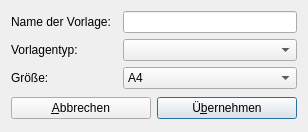
<?xml version="1.0" encoding="UTF-8"?>
<ui version="4.0">
 <class>DlgDocEditNew</class>
 <widget class="QDialog" name="DlgDocEditNew">
  <property name="geometry">
   <rect>
    <x>0</x>
    <y>0</y>
    <width>308</width>
    <height>132</height>
   </rect>
  </property>
  <property name="windowTitle">
   <string>Neue Vorlage</string>
  </property>
  <property name="windowIcon">
   <iconset resource="docedit.qrc">
    <normaloff>:/docedit/images/favicon.png</normaloff>:/docedit/images/favicon.png</iconset>
  </property>
  <layout class="QGridLayout" name="gridLayout">
   <item row="2" column="0">
    <widget class="QLabel" name="label">
     <property name="text">
      <string>Vorlagentyp:</string>
     </property>
    </widget>
   </item>
   <item row="2" column="2">
    <widget class="QComboBox" name="cbDocType"/>
   </item>
   <item row="3" column="0">
    <widget class="QLabel" name="label_2">
     <property name="text">
      <string>Größe:</string>
     </property>
    </widget>
   </item>
   <item row="3" column="2">
    <widget class="QComboBox" name="cbPageSize">
     <item>
      <property name="text">
       <string>A4</string>
      </property>
     </item>
     <item>
      <property name="text">
       <string>A4 Quer</string>
      </property>
     </item>
     <item>
      <property name="text">
       <string>A6</string>
      </property>
     </item>
     <item>
      <property name="text">
       <string>Karteikarte</string>
      </property>
     </item>
    </widget>
   </item>
   <item row="0" column="0">
    <widget class="QLabel" name="label_3">
     <property name="text">
      <string>Name der Vorlage:</string>
     </property>
    </widget>
   </item>
   <item row="0" column="2">
    <widget class="QLineEdit" name="leName"/>
   </item>
   <item row="4" column="0" colspan="3">
    <widget class="QWidget" name="widget" native="true">
     <layout class="QGridLayout" name="gridLayout_2">
      <property name="leftMargin">
       <number>0</number>
      </property>
      <property name="topMargin">
       <number>0</number>
      </property>
      <property name="rightMargin">
       <number>0</number>
      </property>
      <property name="bottomMargin">
       <number>0</number>
      </property>
      <item row="0" column="0">
       <widget class="QPushButton" name="pbCancel">
        <property name="text">
         <string>&amp;Abbrechen</string>
        </property>
        <property name="icon">
         <iconset resource="docedit.qrc">
          <normaloff>:/docedit/images/cancel.png</normaloff>:/docedit/images/cancel.png</iconset>
        </property>
       </widget>
      </item>
      <item row="0" column="1">
       <widget class="QPushButton" name="pbSave">
        <property name="text">
         <string>Ü&amp;bernehmen</string>
        </property>
        <property name="icon">
         <iconset resource="docedit.qrc">
          <normaloff>:/docedit/images/accept.png</normaloff>:/docedit/images/accept.png</iconset>
        </property>
        <property name="default">
         <bool>true</bool>
        </property>
       </widget>
      </item>
     </layout>
    </widget>
   </item>
  </layout>
 </widget>
 <tabstops>
  <tabstop>leName</tabstop>
  <tabstop>cbDocType</tabstop>
  <tabstop>cbPageSize</tabstop>
 </tabstops>
 <resources>
  <include location="docedit.qrc"/>
 </resources>
 <connections/>
</ui>
